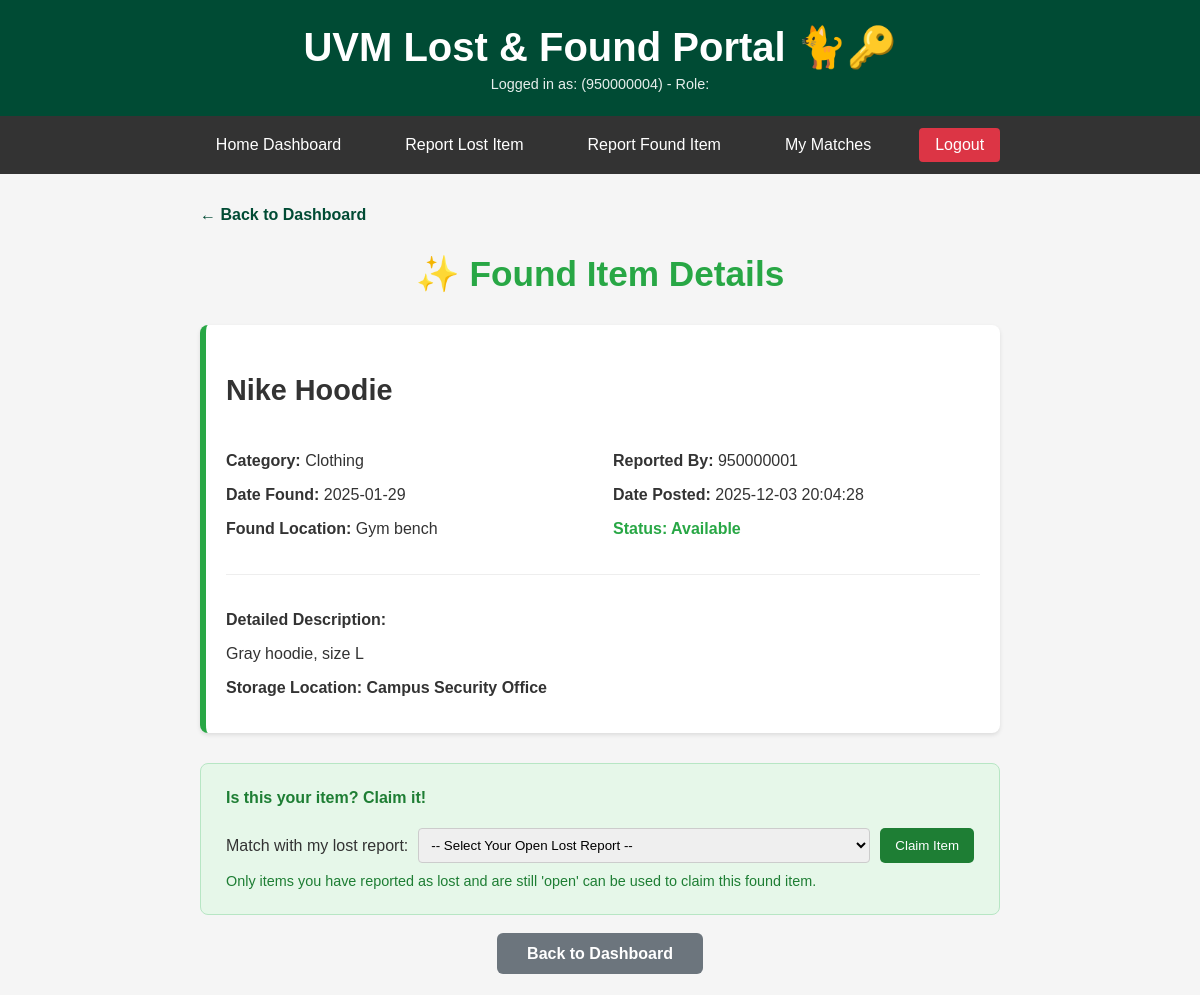
Page /found/found_002 (signed in) on the earlier database version.
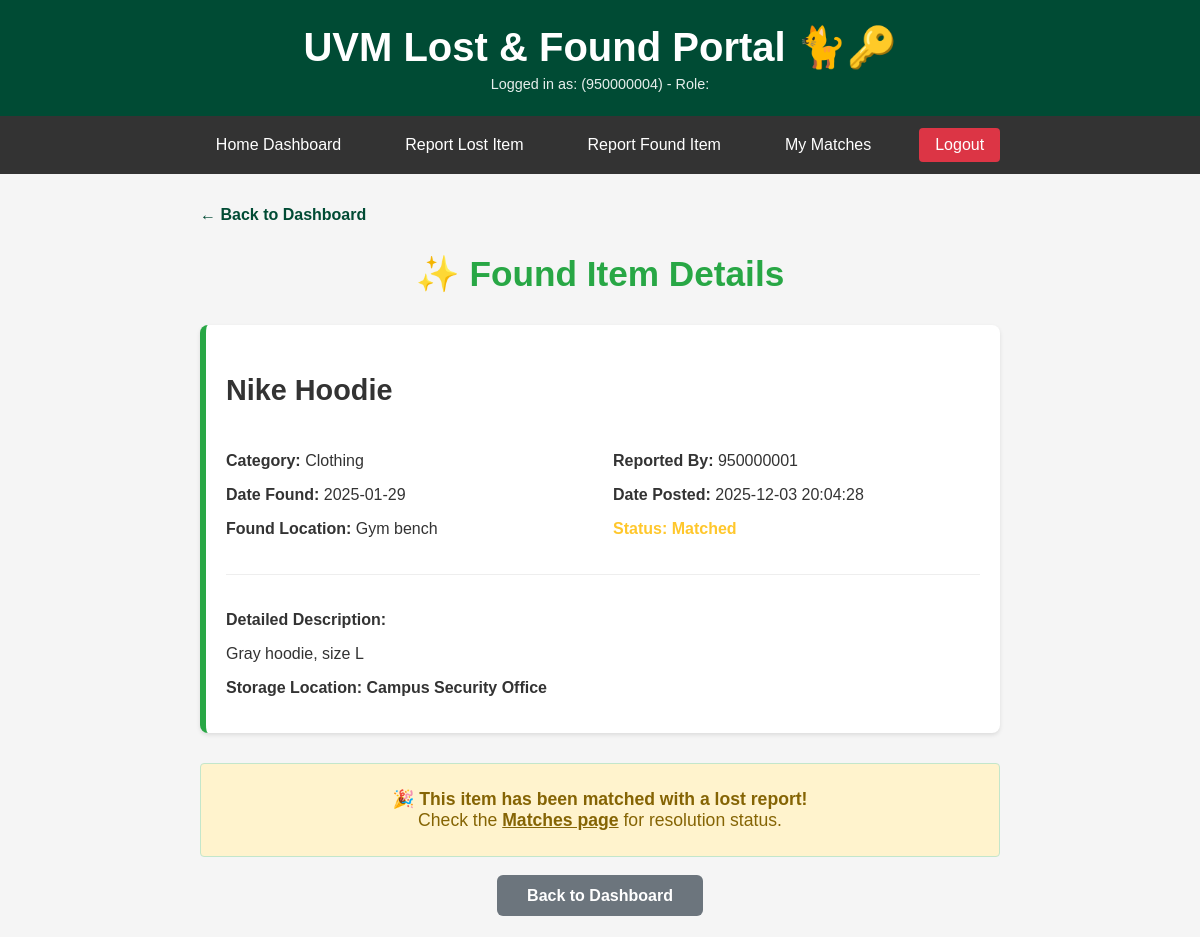
Same page on the later database version.
### tables this page shows
CREATE TABLE FoundPosts (
    found_id TEXT PRIMARY KEY,
    user_id TEXT NOT NULL,
    item_name TEXT NOT NULL,
    category TEXT CHECK(category IN (
        'Electronics', 'Clothing', 'Accessories', 
        'Documents', 'Keys', 'Books', 'Other'
    )),
    description TEXT,
    date_found DATE,
    found_location TEXT,
    storage_location TEXT,
    date_posted TIMESTAMP DEFAULT (strftime('%Y-%m-%d %H:%M:%S', 'now')),
    status TEXT DEFAULT 'available' CHECK(status IN ('available', 'matched', 'returned')),
    FOREIGN KEY (user_id) REFERENCES Users(user_id) ON DELETE CASCADE
);

### main.py (the view)
@app.get("/found/{found_id}", response_class=HTMLResponse)
async def found_detail(request: Request, found_id: str, user_id: Optional[str] = Cookie(None)):
    current_user = get_current_user(user_id)
    if not current_user:
        return RedirectResponse("/login", status_code=status.HTTP_303_SEE_OTHER)
    post = get_found_post(found_id)
    if not post:
        return templates.TemplateResponse(
            "error.html",
            {"request": request, "error": "Found item not found.", **current_user},
            status_code=status.HTTP_404_NOT_FOUND
        )
    lost_posts_open = get_lost_posts_by_user(current_user['user_id'], status='open')
    return templates.TemplateResponse(
        "found_detail.html",
        {
            "request": request,
            "post": post,
            "lost_posts_open": lost_posts_open,
            **current_user
        }
    )

### templates/found_detail.html (shortened to what the changed rows need)
{% extends "layout.html" %}
{% block content %}
    <div style="max-width: 800px; margin: 0 auto;">
        <div style="margin-bottom: 20px;">
            <a href="/" style="color: var(--uvm-green); text-decoration: none; font-weight: bold;">← Back to Dashboard</a>
        </div>
        <div style="text-align: center; margin-bottom: 30px;">
            <h2 style="color: #28a745; font-size: 2.2em;">✨ Found Item Details</h2>
        </div>
        <div class="post-card found-card" style="margin-bottom: 30px; border-left: 6px solid #28a745;">
            <h3 style="font-size: 1.8em;">{{ post.item_name }}</h3>
            <div style="display: grid; grid-template-columns: 1fr 1fr; gap: 20px; margin: 20px 0;">
                <div>
                    <p><strong>Category:</strong> {{ post.category }}</p>
                    <p><strong>Date Found:</strong> {{ post.date_found }}</p>
                    <p><strong>Found Location:</strong> {{ post.found_location }}</p>
                </div>
                <div>
                    <p><strong>Reported By:</strong> {{ post.user_id }}</p>
                    <p><strong>Date Posted:</strong> {{ post.date_posted }}</p>
                    <p class="status-{{ post.status }}"><strong>Status:</strong> {{ post.status | capitalize }}</p>
                </div>
            </div>
            <div style="border-top: 1px solid #eee; padding-top: 20px; margin-top: 20px;">
                <p><strong>Detailed Description:</strong></p>
                <p style="white-space: pre-wrap; margin-top: 5px;">{{ post.description }}</p>
                <p><strong>Storage Location:</strong> <span style="font-weight: bold;">{{ post.storage_location }}</span></p>
            </div>
        </div>
        {% if post.status == 'available' %}
            {% if post.user_id != user_id %}
                {% if lost_posts_open %}
                <div style="background-color: #e6f7e9; border: 1px solid #b7e6c4; padding: 25px; border-radius: 8px;">
                    <h4 style="margin-top: 0; color: #1e7e34;">Is this your item? Claim it!</h4>
                    <form action="/claim/{{ post.found_id }}" method="post" style="display: flex; gap: 10px; align-items: center;">
                        <label for="lost_id_to_claim" style="flex-shrink: 0; margin: 0;">Match with my lost report:</label>
                        <select id="lost_id_to_claim" name="lost_id" required style="flex-grow: 1; padding: 8px; border-radius: 4px; border: 1px solid #ccc;">
                            <option value="">-- Select Your Open Lost Report --</option>
                        </select>
                        <button type="submit" style="background-color: #1e7e34; color: white; padding: 10px 15px; border: none; border-radius: 5px; cursor: pointer; flex-shrink: 0;">
                            Claim Item
                        </button>
                    </form>
                    <p style="font-size: 0.9em; color: #1e7e34; margin: 10px 0 0 0;">
                        Only items you have reported as lost and are still 'open' can be used to claim this found item.
                    </p>
                </div>
                {% endif %}
            {% endif %}
        {% elif post.status == 'matched' %}
            <div class="message" style="text-align: center; padding: 25px; font-size: 1.1em; background-color: #fff3cd; color: #856404;">
                <strong>🎉 This item has been matched with a lost report!</strong><br>
                Check the <a href="/matches" style="color: #856404; font-weight: bold;">Matches page</a> for resolution status.
            </div>
        {% elif post.status == 'returned' %}
            <div class="message" style="text-align: center; padding: 25px; font-size: 1.1em; background-color: #d4edda; color: #155724;">
                <strong>✅ This item has been marked as returned to its owner.</strong>
            </div>
        {% endif %}
        <div style="text-align: center; margin-top: 30px;">
            <a href="/" style="background-color: #6c757d; color: white; padding: 12px 30px; text-decoration: none; border-radius: 6px; font-weight: bold;">Back to Dashboard</a>
        </div>
    </div>
{% endblock %}

Differences in the rows shown:
changed FoundPosts "Nike Hoodie": status "Available" → "Matched"
Other differences:
form field lost_id: "-- Select Your Open Lost Report --" → (not shown)
text no longer shown: "Is this your item? Claim it! Match with my lost report: Claim Item Only items you have reported as lost and are still 'open' can be used to claim this found item."
text now shown: "🎉 This item has been matched with a lost report! Check the Matches page for resolution status."
